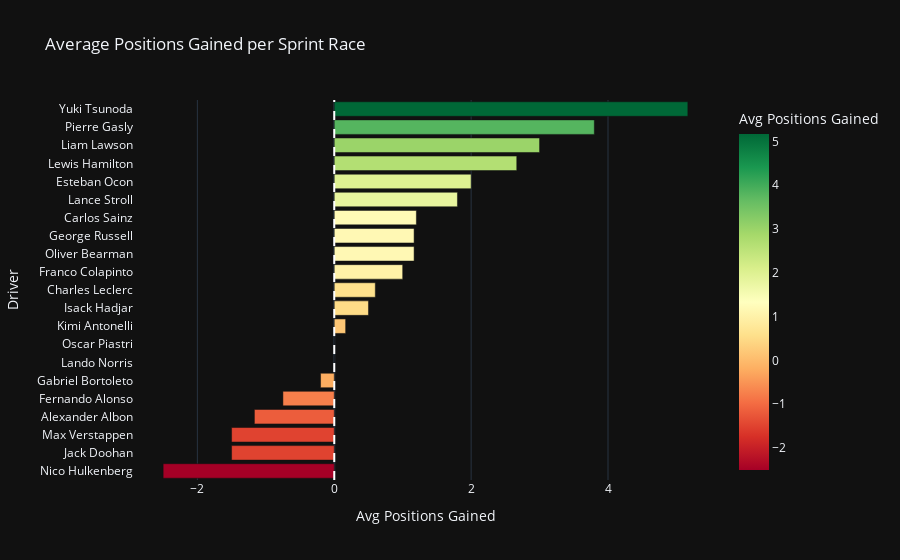

Here is the notebook cell this chart was saved with:
### Markdown cell above
## 5. Sprint Grid to Finish Position Analysis
Evaluating driver performance from grid position to final classification.

### Code cell
# Merge Sprint Qualifying and Race Data for Position Delta Analysis
df_sprint_merged = df_sprint.merge(
    df_sprint_quali[['Track', 'Driver', 'Position']], 
    on=['Track', 'Driver'], 
    suffixes=('', '_SQ')
)

# Calculate positions gained/lost during sprint race
df_sprint_merged['Positions_Gained'] = df_sprint_merged['Position_SQ'] - df_sprint_merged['Position']

# Identify top overtakers based on average positions gained
sprint_overtakers = df_sprint_merged.groupby('Driver')['Positions_Gained'].mean().sort_values(ascending=False)

fig = px.bar(sprint_overtakers.reset_index(name='Avg Positions Gained'),
             x='Avg Positions Gained', y='Driver', orientation='h',
             color='Avg Positions Gained', color_continuous_scale='RdYlGn',
             title='Average Positions Gained per Sprint Race')
fig.update_layout(yaxis={'categoryorder':'total ascending'}, template='plotly_dark')
fig.add_vline(x=0, line_dash='dash', line_color='white')
fig.show()

### Figure 1 — Plotly figure (JSON) as saved in the notebook; plotly's stock layout.template omitted (floating-point values rounded to 4 significant figures)
{"data": [{"alignmentgroup": "True", "hovertemplate": "Avg Positions Gained=%{marker.color}<br>Driver=%{y}<extra></extra>", "legendgroup": "", "marker": {"color": [5.167, 3.8, 3, 2.667, 2, 1.8, 1.2, 1.167, 1.167, 1, 0.6, 0.5, 0.1667, 0, 0, -0.2, -0.75, -1.167, -1.5, -1.5, -2.5], "coloraxis": "coloraxis", "pattern": {"shape": ""}}, "name": "", "offsetgroup": "", "orientation": "h", "showlegend": false, "textposition": "auto", "type": "bar", "x": [5.167, 3.8, 3, 2.667, 2, 1.8, 1.2, 1.167, 1.167, 1, 0.6, 0.5, 0.1667, 0, 0, -0.2, -0.75, -1.167, -1.5, -1.5, -2.5], "xaxis": "x", "y": ["Yuki Tsunoda", "Pierre Gasly", "Liam Lawson", "Lewis Hamilton", "Esteban Ocon", "Lance Stroll", "Carlos Sainz", "Oliver Bearman", "George Russell", "Franco Colapinto", "Charles Leclerc", "Isack Hadjar", "Kimi Antonelli", "Lando Norris", "Oscar Piastri", "Gabriel Bortoleto", "Fernando Alonso", "Alexander Albon", "Jack Doohan", "Max Verstappen", "Nico Hulkenberg"], "yaxis": "y"}], "layout": {"barmode": "relative", "coloraxis": {"colorbar": {"title": {"text": "Avg Positions Gained"}}, "colorscale": [[0, "rgb(165,0,38)"], [0.1, "rgb(215,48,39)"], [0.2, "rgb(244,109,67)"], [0.3, "rgb(253,174,97)"], [0.4, "rgb(254,224,139)"], [0.5, "rgb(255,255,191)"], [0.6, "rgb(217,239,139)"], [0.7, "rgb(166,217,106)"], [0.8, "rgb(102,189,99)"], [0.9, "rgb(26,152,80)"], [1, "rgb(0,104,55)"]]}, "legend": {"tracegroupgap": 0}, "shapes": [{"line": {"color": "white", "dash": "dash"}, "type": "line", "x0": 0, "x1": 0, "xref": "x", "y0": 0, "y1": 1, "yref": "y domain"}], "title": {"text": "Average Positions Gained per Sprint Race"}, "xaxis": {"anchor": "y", "domain": [0, 1], "title": {"text": "Avg Positions Gained"}}, "yaxis": {"anchor": "x", "categoryorder": "total ascending", "domain": [0, 1], "title": {"text": "Driver"}}}}
